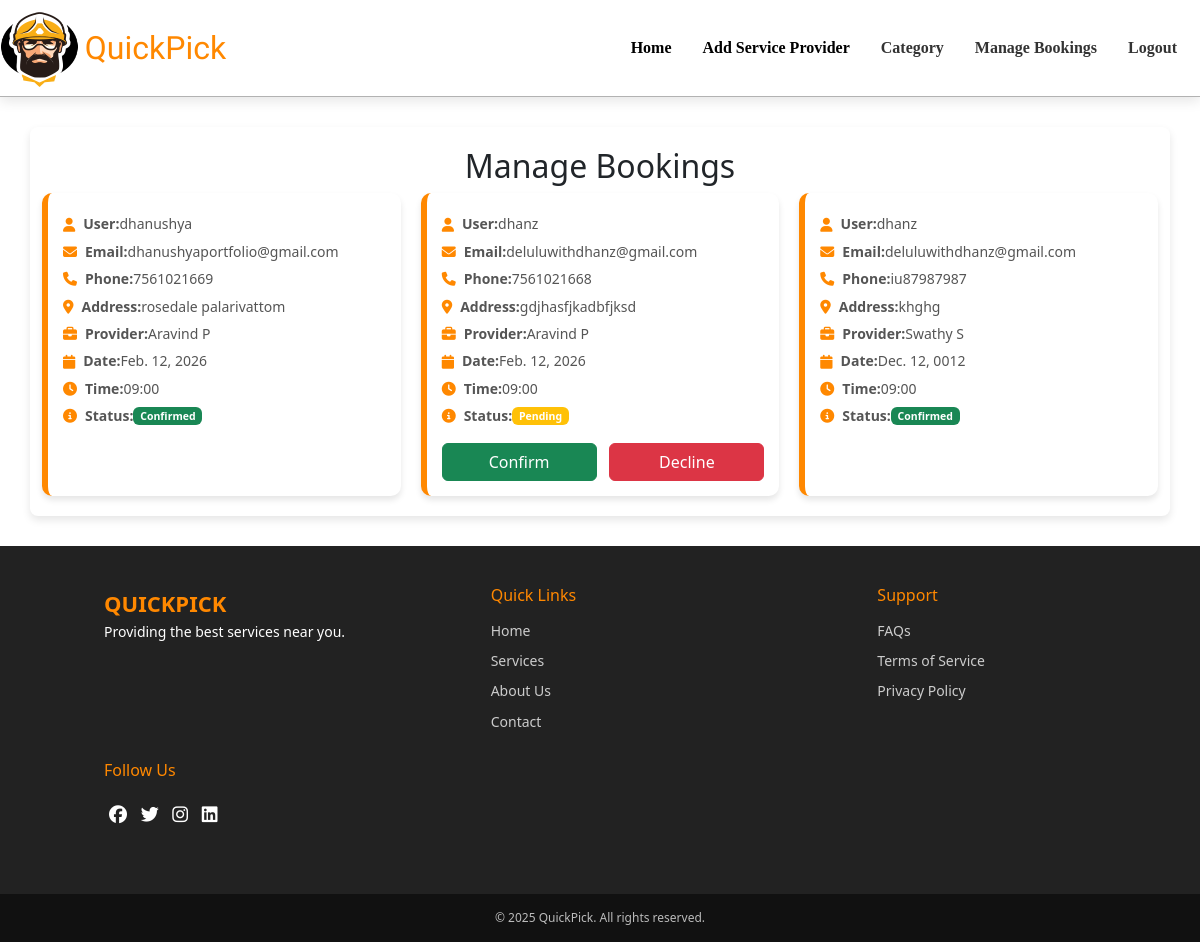
The page /admin_bookings/ (signed in) on the database as committed earlier.
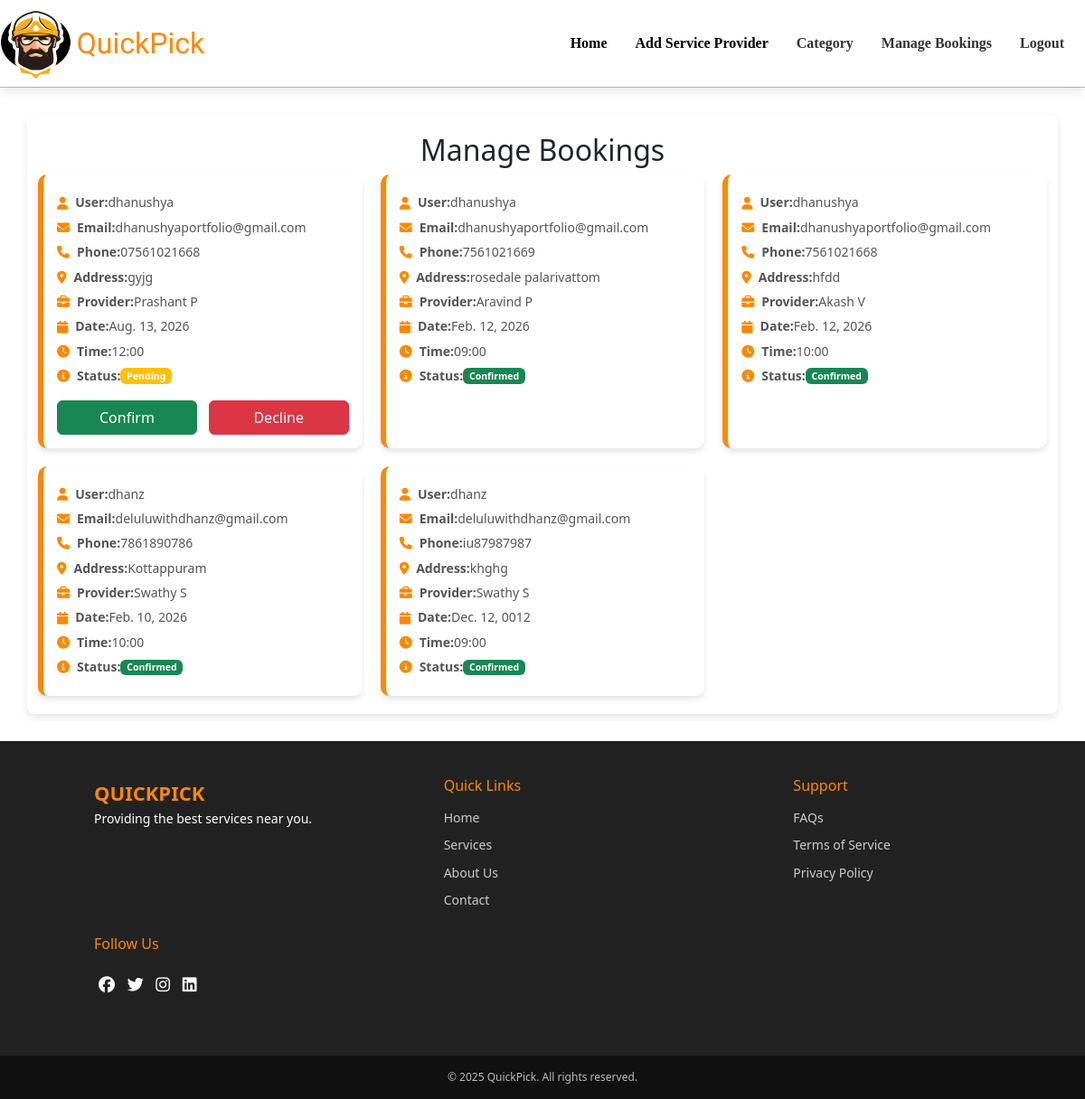
The same page on the database as committed later.
### app/models.py (models this page shows, shortened)
class Booking(models.Model):
    provider = models.ForeignKey('ServiceProvider', on_delete=models.CASCADE)
    user = models.ForeignKey(User, on_delete=models.CASCADE)
    phone = models.CharField(max_length=15)  # Store user phone number
    address = models.TextField()  # Store user address
    date = models.DateField()
    time = models.CharField(max_length=50)
    status = models.CharField(max_length=20, default="Pending")  # Booking status
    payment_amount = models.DecimalField(max_digits=10, decimal_places=2, default=0.0)  # Advance payment amount
    payment_status = models.CharField(max_length=20, choices=[('Pending', 'Pending'), ('Paid', 'Paid')], default='Pending')  # Payment status
    advance_paid = models.BooleanField(default=False)  # Flag to track if the advance payment has been paid
    razorpay_payment_id = models.CharField(max_length=255, blank=True, null=True)  # Store Razorpay payment ID
    class Meta:
        unique_together = ('provider', 'date', 'time')

class ServiceProvider(models.Model):
    category = models.ForeignKey(Category, on_delete=models.CASCADE)
    profile = models.FileField()
    name = models.TextField()
    phone = models.IntegerField(unique=True)
    experience = models.IntegerField()
    availability = models.BooleanField(default=True)
    rating = models.FloatField(default=0.0)
    location = models.TextField()
    des = models.TextField()
    charge = models.FloatField()
    working_hours = models.TextField()

### app/views.py (the view)
# urls.py: path('admin_bookings/', views.admin_bookings, name='admin_bookings'),
def admin_bookings(req):
    if 'admin' in req.session:
        bookings = Booking.objects.all().order_by('-date')
        return render(req, 'admin/admin_bookings.html', {'bookings': bookings})
    return redirect(user_login)

### templates/admin/admin_bookings.html (shortened to what the changed rows need)
<!DOCTYPE html>
<html lang="en">
<head>
    {% load static %}
    <link rel="stylesheet" href="{% static 'css/admin_bookings.css' %}">
    <link rel="stylesheet" href="{% static 'css/footer.css' %}">
    <link href="https://cdn.jsdelivr.net/npm/bootstrap@5.3.3/dist/css/bootstrap.min.css" rel="stylesheet">
    <link rel="stylesheet" href="https://cdnjs.cloudflare.com/ajax/libs/font-awesome/6.5.1/css/all.min.css">
    <link href="https://cdn.jsdelivr.net/npm/bootstrap@5.3.3/dist/css/bootstrap.min.css" rel="stylesheet">
</head>
<body>
    <div class="container">
        <h2>Manage Bookings</h2>
        <div class="booking-list">
            {% for booking in bookings %}
            <div class="booking-card">
                <div class="booking-details">
                    <p><i class="fas fa-user"></i> <strong>User:</strong> {{ booking.user.first_name }}</p>
                    <p><i class="fas fa-envelope"></i> <strong>Email:</strong> {{ booking.user.username }}</p>
                    <p><i class="fas fa-phone"></i> <strong>Phone:</strong> {{ booking.phone }}</p>
                    <p><i class="fas fa-map-marker-alt"></i> <strong>Address:</strong> {{ booking.address }}</p>
                    <p><i class="fas fa-briefcase"></i> <strong>Provider:</strong> {{ booking.provider.name }}</p>
                    <p><i class="fas fa-calendar"></i> <strong>Date:</strong> {{ booking.date }}</p>
                    <p><i class="fas fa-clock"></i> <strong>Time:</strong> {{ booking.time }}</p>
                    <p><i class="fas fa-info-circle"></i> <strong>Status:</strong>
                        {% if booking.status == "Pending" %}
                            <span class="badge bg-warning">Pending</span>
                        {% elif booking.status == "Confirmed" %}
                            <span class="badge bg-success">Confirmed</span>
                        {% elif booking.status == "Declined" %}
                            <span class="badge bg-danger">Declined</span>
                        {% endif %}
                    </p>
                </div>
                {% if booking.status == "Pending" %}
                <div class="button-group">
                    <a href="{% url 'confirm_booking' booking.id %}" class="btn btn-success">Confirm</a>
                    <a href="{% url 'decline_booking' booking.id %}" class="btn btn-danger">Decline</a>
                </div>
                {% endif %}
            </div>
            {% endfor %}
        </div>
    </div>
</body>
</html>

Rows that differ between the two databases and show on the page:
removed Booking: user.first_name "dhanz", user.username "deluluwithdhanz@gmail.com", phone "7561021668", address "gdjhasfjkadbfjksd", provider.name "Aravind P", date "Feb. 12, 2026", time "09:00", status "Pending"
added Booking: user.first_name "dhanushya", user.username "dhanushyaportfolio@gmail.com", phone "07561021668", address "gyjg", provider.name "Prashant P", date "Aug. 13, 2026", time "12:00", status "Pending"
added Booking: user.first_name "dhanushya", user.username "dhanushyaportfolio@gmail.com", phone "7561021668", address "hfdd", provider.name "Akash V", date "Feb. 12, 2026", time "10:00", status "Confirmed"
added Booking: user.first_name "dhanz", user.username "deluluwithdhanz@gmail.com", phone "7861890786", address "Kottappuram", provider.name "Swathy S", date "Feb. 10, 2026", time "10:00", status "Confirmed"
